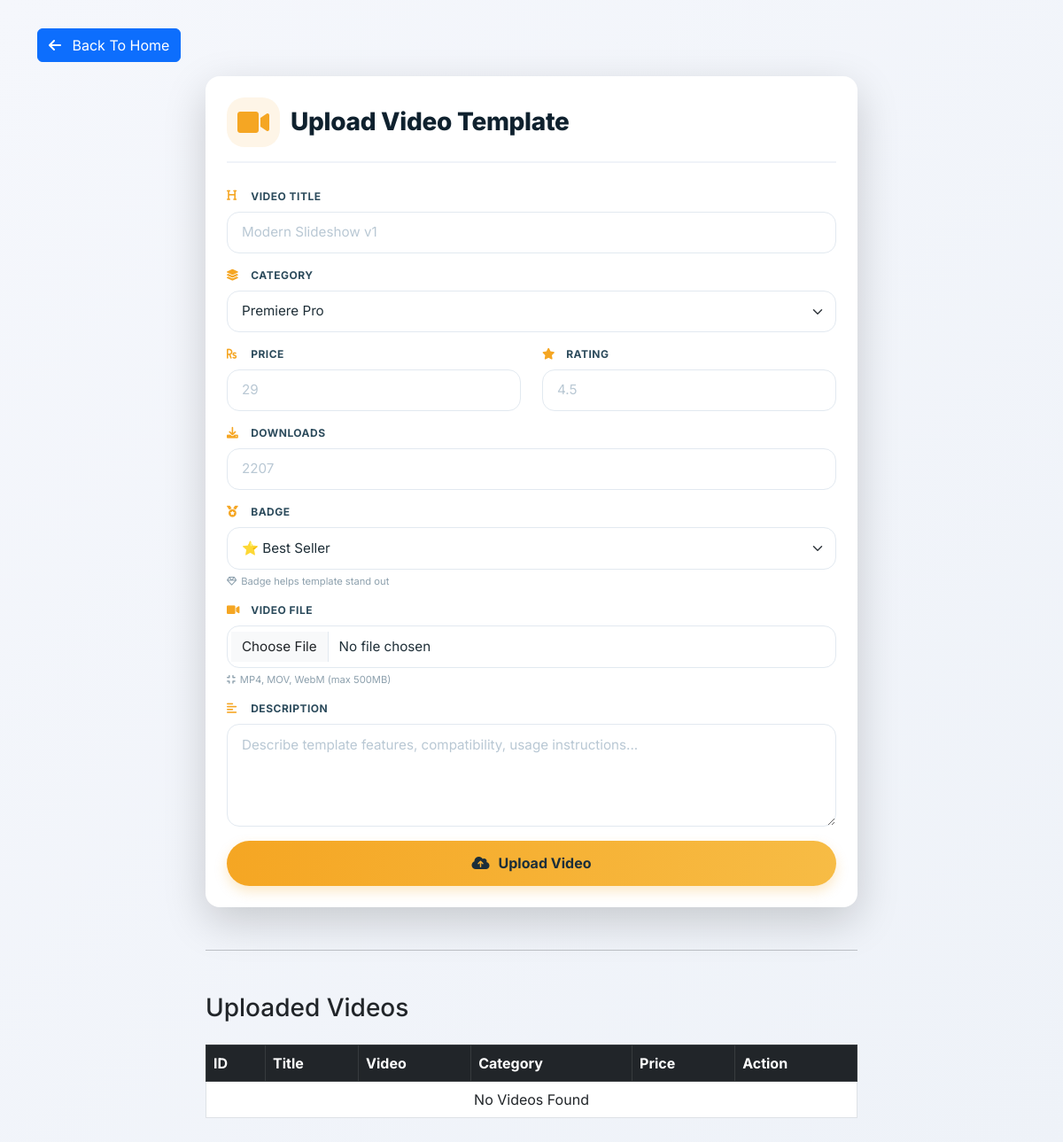
Page /upload-video/ on the earlier database version.
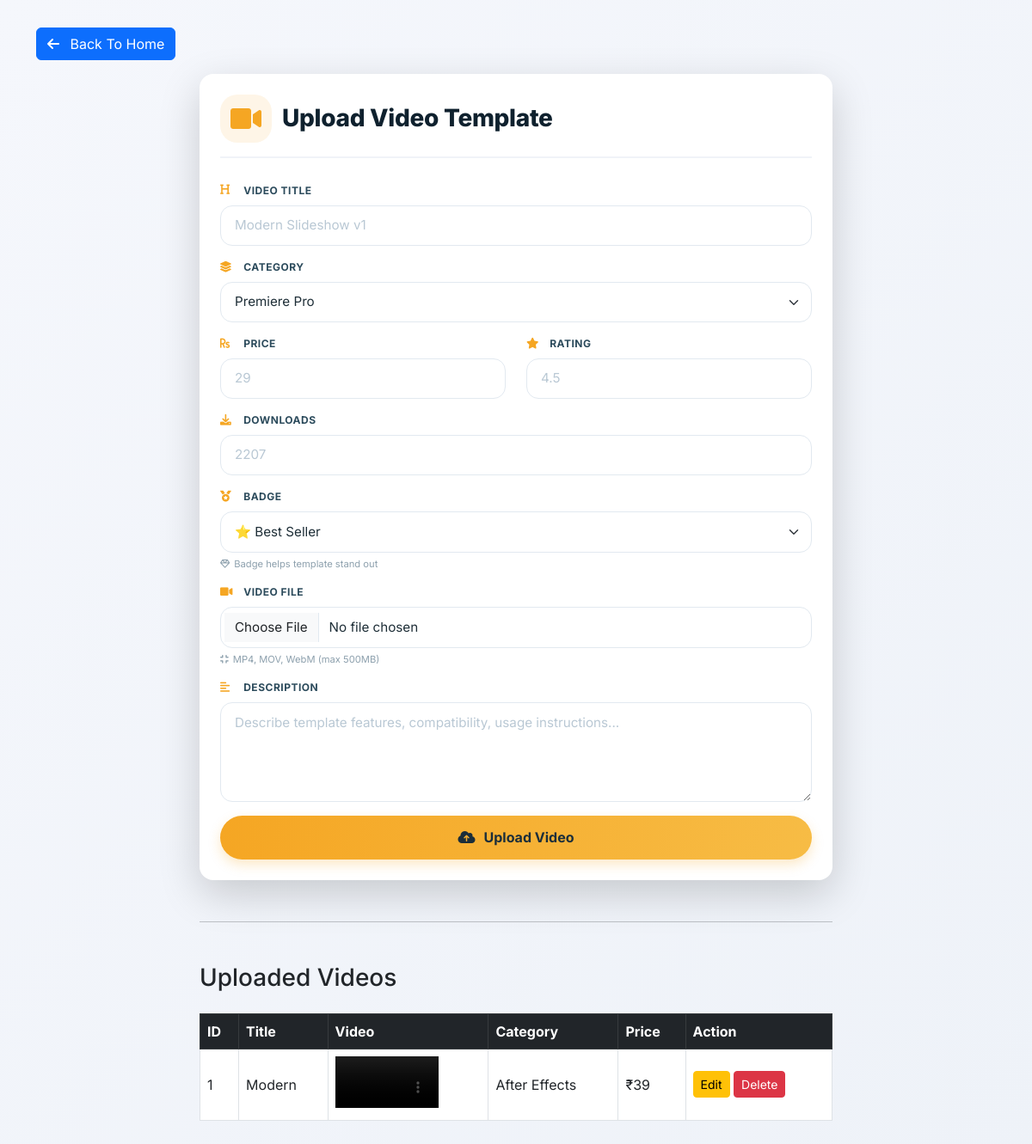
Same page on the later database version.
### adpanel/models.py (models this page shows, shortened)
class Video(models.Model):
    title = models.CharField(max_length=200)
    category = models.CharField(max_length=100)
    price = models.IntegerField()
    rating = models.FloatField(default=0)
    downloads = models.IntegerField(default=0)
    badge = models.CharField(max_length=100)
    thumbnail = models.ImageField(
        upload_to='videos/thumbnails/'
    )
    video = models.FileField(
        upload_to='videos/files/'
    )

### adpanel/views.py (the view, shortened to what this page needs)
# urls.py: path('upload-video/',ad.upload_video,    name='upload_video'),
def upload_video(request):
    videos = Video.objects.all().order_by('-id')
    return render(request,'ad/upload_video.html', {'videos': videos}    )

### templates/ad/upload_video.html (shortened to what the changed rows need)
<!DOCTYPE html>
<html lang="en">
<head>
    <link href="https://cdn.jsdelivr.net/npm/bootstrap@5.3.0-alpha1/dist/css/bootstrap.min.css" rel="stylesheet">
    <link rel="stylesheet" href="https://cdnjs.cloudflare.com/ajax/libs/font-awesome/6.0.0-beta3/css/all.min.css">
</head>
<body>
<div class="container">
    <div class="row justify-content-center">
        <div class="col-lg-8 col-md-10">
<div class="table-responsive">
<table class="table table-bordered table-hover align-middle">
    <thead class="table-dark">
        <tr>
            <th>ID</th>
            <th>Title</th>
             <th>Video</th>
            <th>Category</th>
            <th>Price</th>
            <th>Action</th>
        </tr>
    </thead>
    <tbody>
    {% for item in videos %}
        <tr>
            <td>{{ item.id }}</td>
<td>{{ item.title }}</td>
<td>
    <video width="120" controls>
        <source src="{{ item.video.url }}"
                type="video/mp4">
    </video>
</td>
<td>{{ item.category }}</td>
<td>₹{{ item.price }}</td>
            <td>
                <a href="{% url 'edit_video' item.id %}"
                   class="btn btn-warning btn-sm">
                    Edit
                </a>
                <a href="{% url 'delete_video' item.id %}"
                   class="btn btn-danger btn-sm"
                   onclick="return confirm('Delete this video?')">
                    Delete
                </a>
            </td>
        </tr>
    {% empty %}
        <tr>
            <td colspan="6" class="text-center">
                No Videos Found
            </td>
        </tr>
    {% endfor %}
    </tbody>
</table>
</div>
        </div>
    </div>
</div>
</body>
</html>

Differences in the rows shown:
added Video: id "1", title "Modern", category "After Effects", price "39"
Other differences:
text no longer shown: "No Videos Found"
